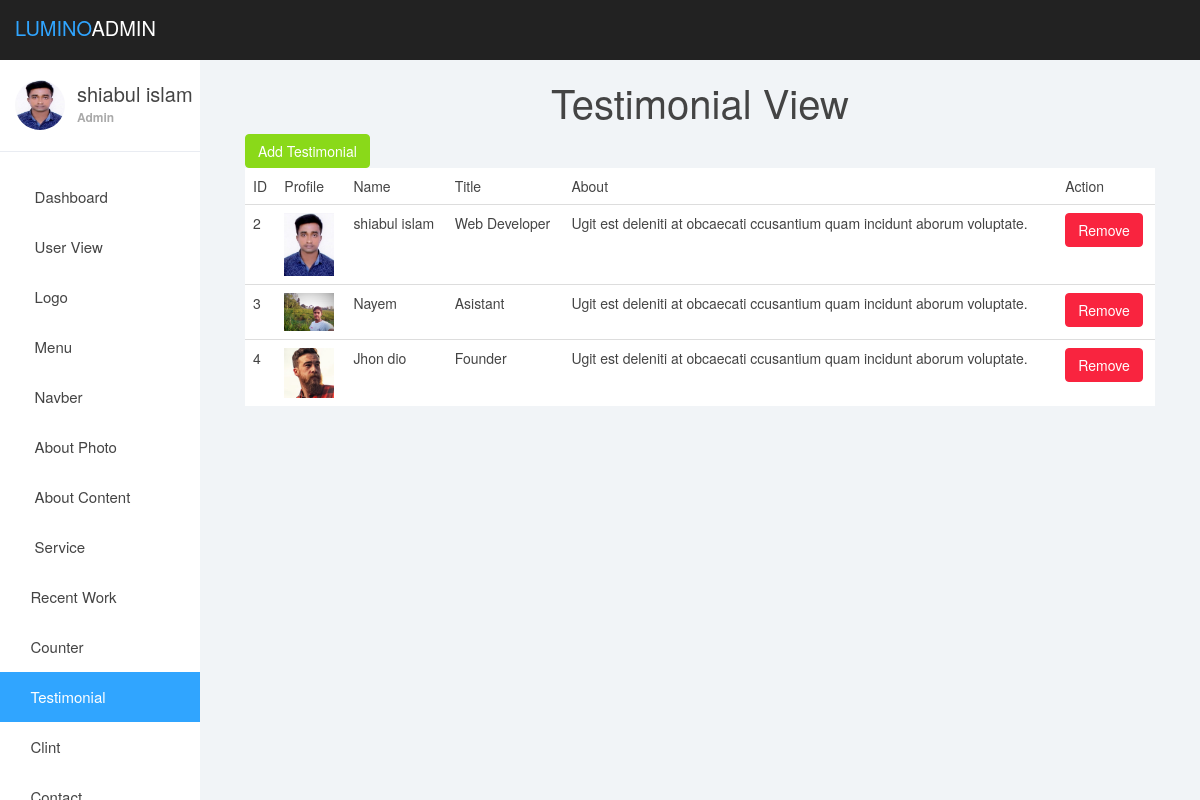
Screenshot of /zuman/tes_view.php (signed in) with the database file from the repository.
### tables this page shows
CREATE TABLE `testimonial` (
  `id` int(11) NOT NULL,
  `name` varchar(70) NOT NULL,
  `title` varchar(70) NOT NULL,
  `about` text NOT NULL,
  `photo` varchar(30) NOT NULL
);

### zuman/tes_view.php (the view, shortened to what this page needs)
<?php
require_once "dashboard/header.php";
 ?>
<?php
require 'db.php';
$select="SELECT * FROM testimonial";
$query=mysqli_query($db_connection,$select);
?>
	<div class="col-lg-12 m-auto">
		<h1 class="text-center">Testimonial View</h1>
		<div class="col-lg-12">
			<a href="tes_add.php"><button class="btn btn-success">Add Testimonial</button></a>
		</div>
		<div class="col-lg-12">
			<table class="table ">
				<thead  >
					<td>ID</td>
					<td>Profile</td>
					<td>Name</td>
					<td>Title</td>
					<td>About</td>
					<td>Action</td>
				</thead>
				<?php foreach ($query as  $value) {
				 ?>
				<tr>
					<td><?php echo $value['id']; ?></td>
					<td><img src="uploads/testimonial/<?php echo $value['photo']; ?>" width="50"></td>
					<td><?php echo $value['name']; ?></td>
					<td><?php echo $value['title']; ?></td>
					<td><?php echo $value['about']; ?></td>
					<td><a href="tes_remove.php?id=<?php echo $value['id']; ?>"><button type="button" class="btn btn-danger">Remove</button></a></td>
				</tr>
			<?php } ?>
			</table>
		</div>
 <?php
require_once "dashboard/footer.php";
 ?>

### zuman/dashboardasset/css/styles.css (style rules this page uses)
body { background: #f1f4f7; padding-top: 60px; font-size: 14px; color: #444444; font-family: "Montserrat", "Helvetica Neue", Helvetica, Arial, sans-serif; }
a, a:hover, a:focus { color: #30a5ff; }
h1, h2, h3, h4, h5, h6 { color: #444444; }
h1 { font-weight: 300; font-size: 40px; }
.btn-success, .btn-success:hover, .btn-success:focus, .btn-success:active, .btn-success.active, .open > .dropdown-toggle.btn-success, .btn-success.disabled, .btn-success[disabled], fieldset[disabled] .btn-success, .btn-success.disabled:hover, .btn-success[disabled]:hover, fieldset[disabled] .btn-success:hover, .btn-success.disabled:focus, .btn-success[disabled]:focus, fieldset[disabled] .btn-success:focus, .btn-success.disabled:active, .btn-success[disabled]:active, fieldset[disabled] .btn-success:active, .btn-success.disabled.active, .btn-success[disabled].active, fieldset[disabled] .btn-success.active { background-color: #8ad919; border-color: #8ad919; }
.btn-danger, .btn-danger:hover, .btn-danger:focus, .btn-danger:active, .btn-danger.active, .open > .dropdown-toggle.btn-danger, .btn-danger.disabled, .btn-danger[disabled], fieldset[disabled] .btn-danger, .btn-danger.disabled:hover, .btn-danger[disabled]:hover, fieldset[disabled] .btn-danger:hover, .btn-danger.disabled:focus, .btn-danger[disabled]:focus, fieldset[disabled] .btn-danger:focus, .btn-danger.disabled:active, .btn-danger[disabled]:active, fieldset[disabled] .btn-danger:active, .btn-danger.disabled.active, .btn-danger[disabled].active, fieldset[disabled] .btn-danger.active { background-color: #f9243f; border-color: #f9243f; }
.table { background: #fff; }

### rows the page displays
testimonial: id "2", photo (picture), name "shiabul islam", title "Web Developer", about "Ugit est deleniti at obcaecati ccusantium quam incidunt aborum voluptate."
testimonial: id "3", photo (picture), name "Nayem", title "Asistant", about "Ugit est deleniti at obcaecati ccusantium quam incidunt aborum voluptate."
testimonial: id "4", photo (picture), name "Jhon dio", title "Founder", about "Ugit est deleniti at obcaecati ccusantium quam incidunt aborum voluptate."

### other values shown
$_SESSION['name'] "shiabul islam"
